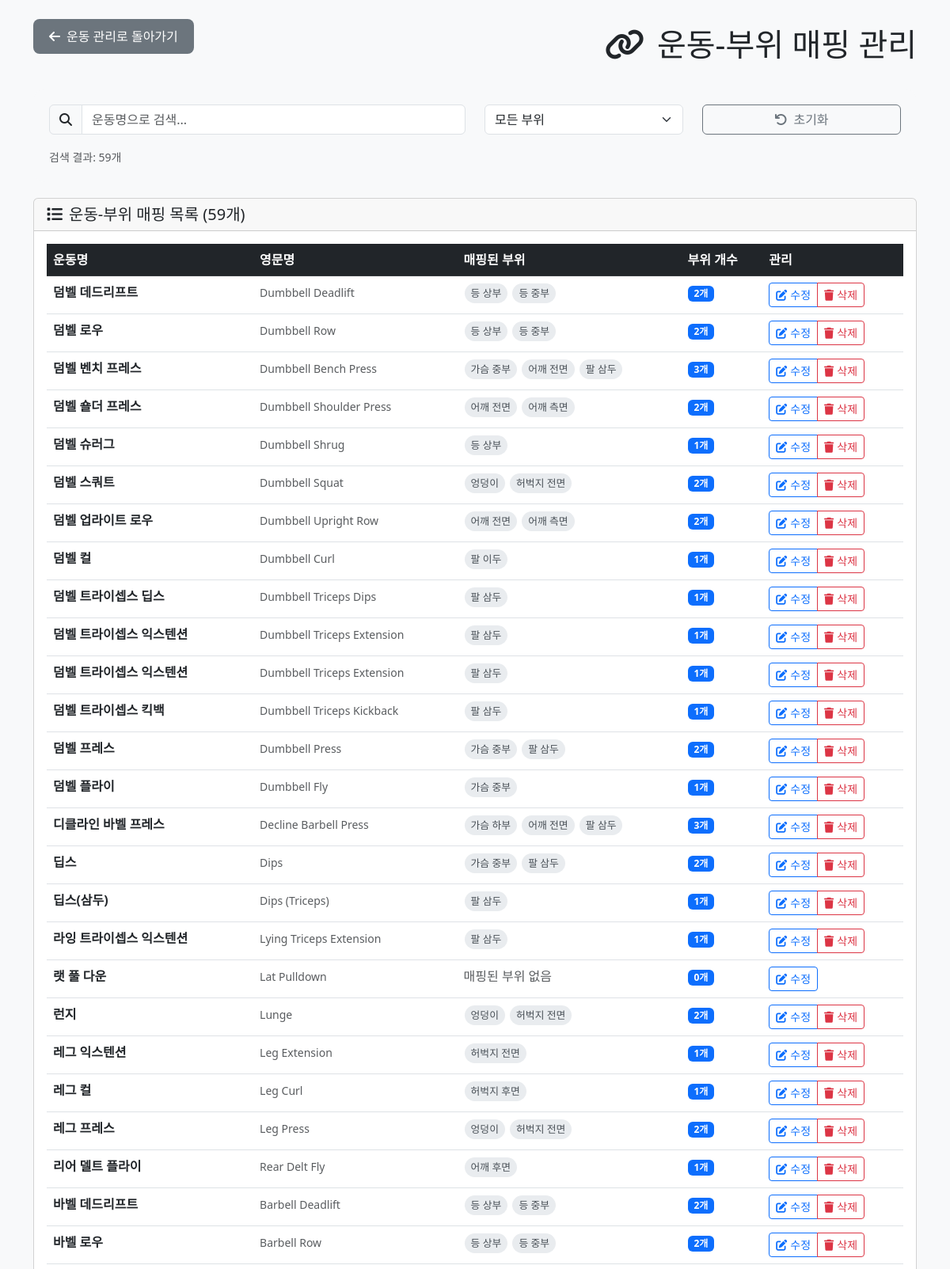
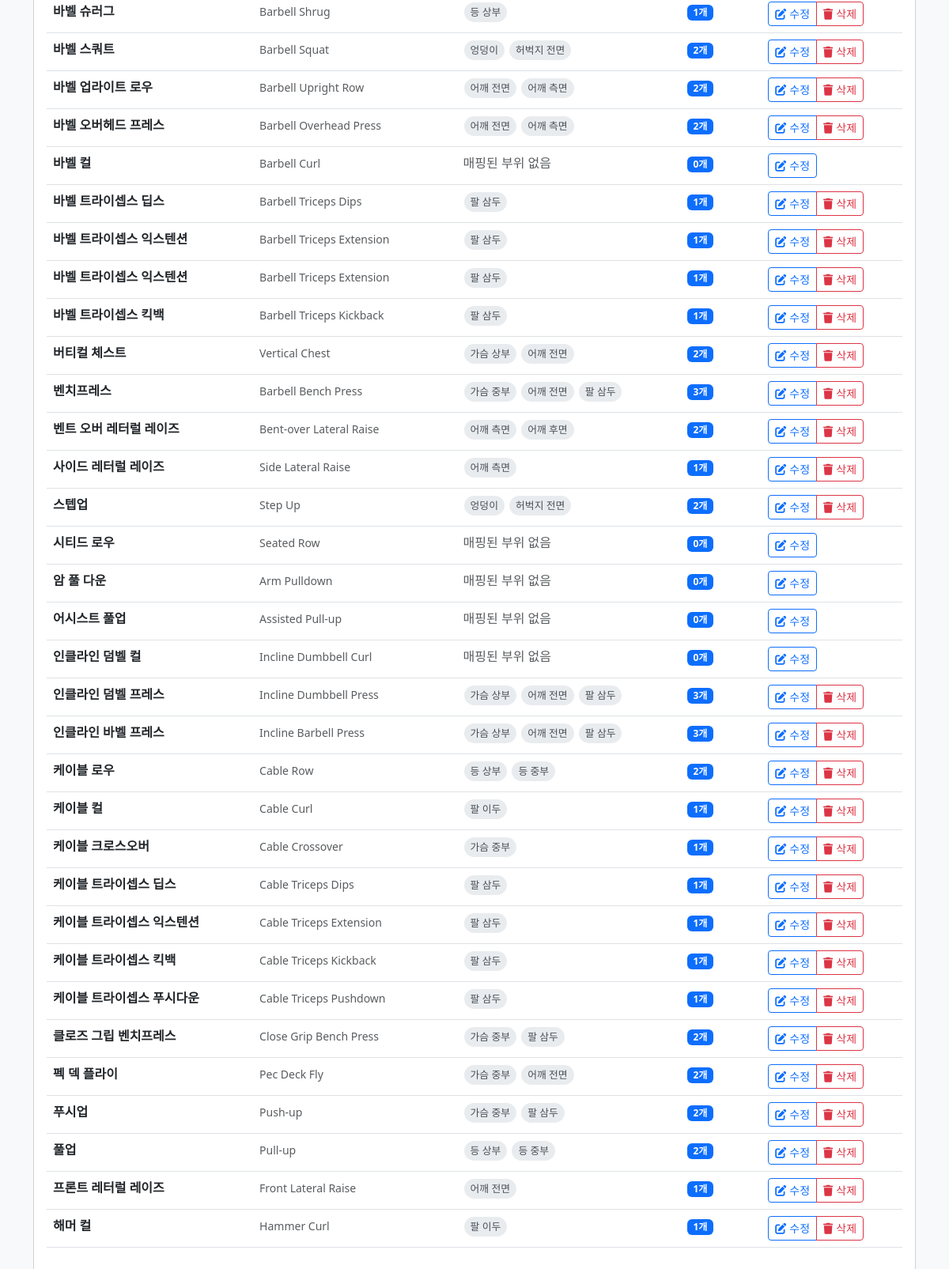
Page /admin/exercise_zone_mapping.php (signed in) on the earlier database version (2 pictures, top to bottom).
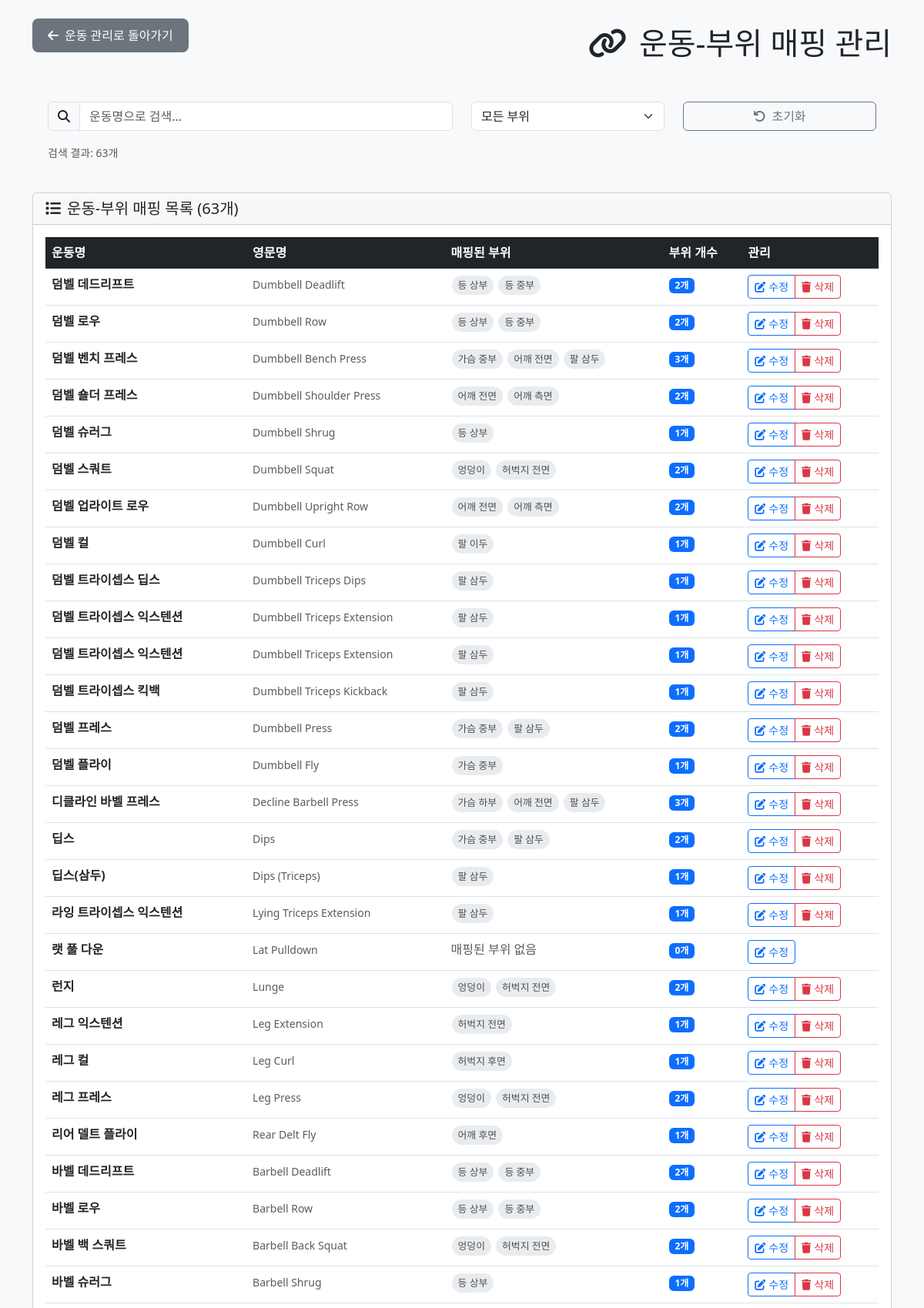
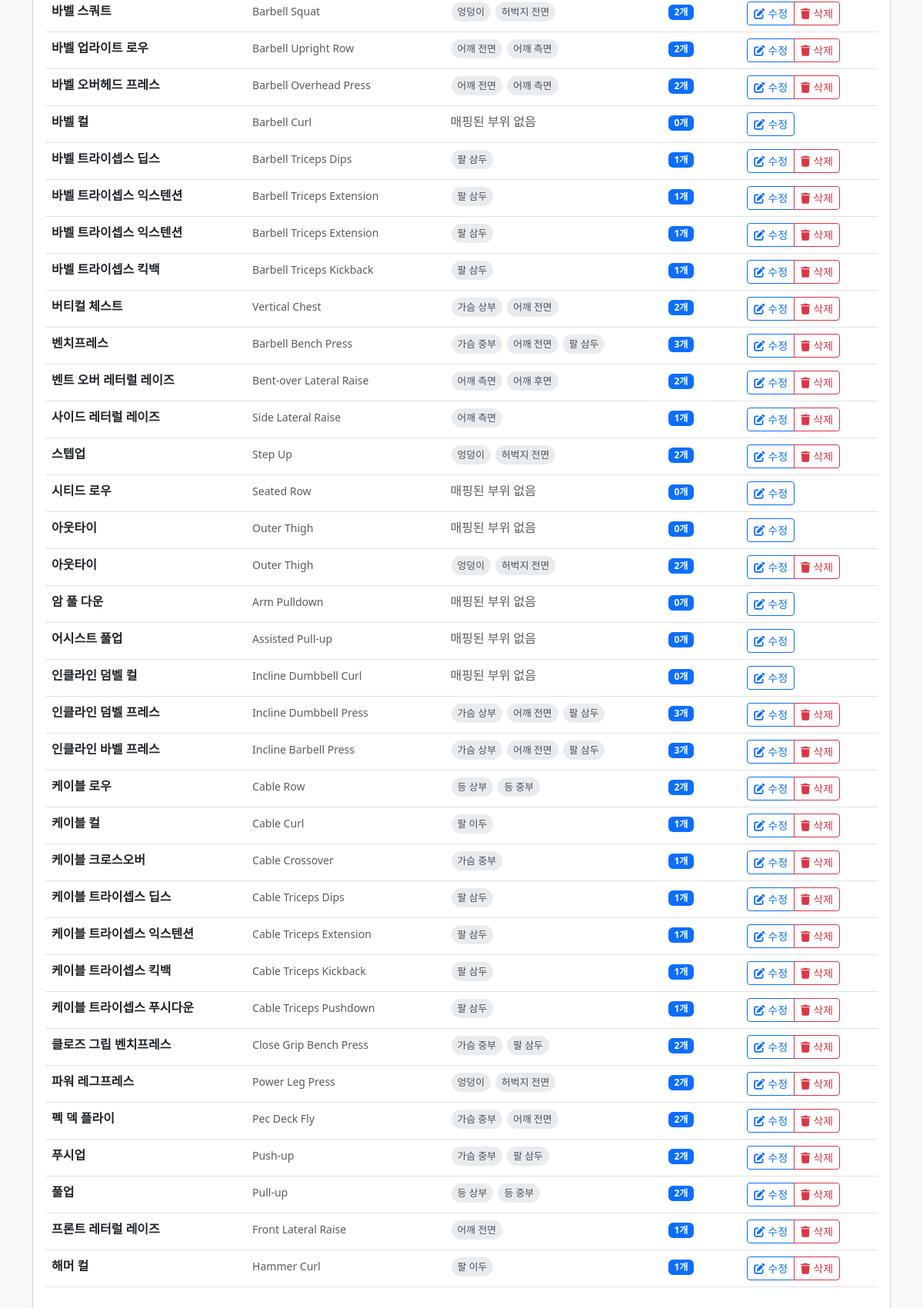
Same page on the later database version (2 pictures, top to bottom).
### tables this page shows
CREATE TABLE IF NOT EXISTS `m_exercise` (
  `ex_id` int(11) NOT NULL AUTO_INCREMENT,
  `name_kr` varchar(120) NOT NULL,
  `name_en` varchar(160) DEFAULT NULL,
  `equipment` varchar(60) DEFAULT NULL COMMENT 'Barbell/Dumbbell/Machine/Bodyweight',
  `equipment_kr` varchar(50) DEFAULT NULL COMMENT '장비명 (한글)',
  `angle` varchar(40) DEFAULT NULL COMMENT 'Flat/Incline/Decline 등',
  `angle_kr` varchar(50) DEFAULT NULL COMMENT '각도명 (한글)',
  `movement` varchar(40) DEFAULT NULL COMMENT 'Press/Pull/Extension/Curl 등',
  `movement_kr` varchar(50) DEFAULT NULL COMMENT '동작명 (한글)',
  `note` varchar(255) DEFAULT NULL,
  PRIMARY KEY (`ex_id`)
);

### admin/exercise_zone_mapping.php (the view, shortened to what this page needs)
<?php
$pdo = getDB();
$exercises = [];
try {
    $stmt = $pdo->query("
        SELECT e.*,
               COUNT(ez.zone_code) as zone_count,
               GROUP_CONCAT(DISTINCT z.zone_name_kr ORDER BY z.zone_name_kr SEPARATOR ', ') as zone_names
        FROM m_exercise e
        LEFT JOIN m_exercise_zone_target ez ON e.ex_id = ez.ex_id
        LEFT JOIN m_part_zone z ON ez.zone_code = z.zone_code
        GROUP BY e.ex_id
        ORDER BY e.name_kr
    ");
    $exercises = $stmt->fetchAll();
} catch (Exception $e) {
    $error = "운동 목록을 가져오는 중 오류가 발생했습니다: " . $e->getMessage();
}
?>
<!DOCTYPE html>
<html lang="ko">
<head>
    <link href="https://cdn.jsdelivr.net/npm/bootstrap@5.3.0/dist/css/bootstrap.min.css" rel="stylesheet">
    <link rel="stylesheet" href="https://cdnjs.cloudflare.com/ajax/libs/font-awesome/6.4.0/css/all.min.css">
</head>
<body class="bg-light">
    <div class="container mt-4">
        <div class="d-flex justify-content-between align-items-center mb-4">
            <a href="exercise_management.php" class="back-btn">
                <i class="fas fa-arrow-left me-2"></i>운동 관리로 돌아가기
            </a>
            <h1 class="mb-0">
                <i class="fas fa-link me-3"></i>운동-부위 매핑 관리
            </h1>
        </div>
        <div class="search-section">
            <div class="row">
                <div class="col-md-6">
                    <div class="input-group">
                        <span class="input-group-text"><i class="fas fa-search"></i></span>
                        <input type="text" class="form-control" id="searchInput" placeholder="운동명으로 검색...">
                    </div>
                </div>
                <div class="col-md-3">
                    <select class="form-select" id="zoneFilter">
                        <option value="">모든 부위</option>
                    </select>
                </div>
                <div class="col-md-3">
                    <button type="button" class="btn btn-outline-secondary w-100" onclick="resetFilters()">
                        <i class="fas fa-undo me-2"></i>초기화
                    </button>
                </div>
            </div>
            <div class="row mt-3">
                <div class="col-12">
                    <small class="text-muted">
                        검색 결과: <span id="resultCount"><?= count($exercises) ?></span>개
                    </small>
                </div>
            </div>
        </div>
        <div class="card">
            <div class="card-header">
                <h5 class="mb-0">
                    <i class="fas fa-list me-2"></i>운동-부위 매핑 목록 (<?= count($exercises) ?>개)
                </h5>
            </div>
            <div class="card-body">
                <div class="table-responsive">
                    <table class="table table-hover" id="exerciseTable">
                        <thead class="table-dark">
                            <tr>
                                <th>운동명</th>
                                <th>영문명</th>
                                <th>매핑된 부위</th>
                                <th>부위 개수</th>
                                <th>관리</th>
                            </tr>
                        </thead>
                        <tbody>
                            <?php foreach ($exercises as $exercise): ?>
                                <tr class="exercise-item"
                                    data-exercise-name="<?= htmlspecialchars($exercise['name_kr']) ?>"
                                    data-zone-names="<?= htmlspecialchars($exercise['zone_names'] ?? '') ?>">
                                    <td>
                                        <strong><?= htmlspecialchars($exercise['name_kr']) ?></strong>
                                    </td>
                                    <td>
                                        <small class="text-muted"><?= htmlspecialchars($exercise['name_en'] ?? '') ?></small>
                                    </td>
                                    <td>
                                        <?php if ($exercise['zone_names']): ?>
                                            <div class="zone-list">
                                                <?php
                                                $zoneArray = explode(', ', $exercise['zone_names']);
                                                foreach ($zoneArray as $zoneName):
                                                ?>
                                                    <span class="zone-badge"><?= htmlspecialchars(trim($zoneName)) ?></span>
                                                <?php endforeach; ?>
                                            </div>
                                        <?php else: ?>
                                            <span class="text-muted">매핑된 부위 없음</span>
                                        <?php endif; ?>
                                    </td>
                                    <td>
                                        <span class="badge bg-primary"><?= $exercise['zone_count'] ?>개</span>
                                    </td>
                                    <td>
                                        <div class="btn-group" role="group">
                                            <button type="button" class="btn btn-sm btn-outline-primary"
                                                    onclick="editMapping(<?= $exercise['ex_id'] ?>, '<?= htmlspecialchars($exercise['name_kr']) ?>')">
                                                <i class="fas fa-edit me-1"></i>수정
                                            </button>
                                            <?php if ($exercise['zone_count'] > 0): ?>
                                                <button type="button" class="btn btn-sm btn-outline-danger"
                                                        onclick="deleteMapping(<?= $exercise['ex_id'] ?>, '<?= htmlspecialchars($exercise['name_kr']) ?>')">
                                                    <i class="fas fa-trash me-1"></i>삭제
                                                </button>
                                            <?php endif; ?>
                                        </div>
                                    </td>
                                </tr>
                            <?php endforeach; ?>
                        </tbody>
                    </table>
                </div>
            </div>
        </div>
    </div>
</body>
</html>

### admin/exercise_zone_mapping.php (style rules this page uses)
.zone-badge { background: #e9ecef; color: #495057; padding: 3px 8px; border-radius: 15px; margin: 1px; display: inline-block; font-size: 0.8em; }
.back-btn { background: #6c757d; border: none; padding: 10px 20px; border-radius: 8px; color: white; text-decoration: none; display: inline-block; margin-bottom: 20px; }
.search-section { background: #f8f9fa; border-radius: 15px; padding: 20px; margin-bottom: 20px; }

Differences in the rows shown:
added m_exercise: name_kr "바벨 백 스쿼트", name_en "Barbell Back Squat", zoneName "엉덩이", zoneName "허벅지 전면", zone_count "2", shown under "운동-부위 매핑 목록 (63개)"
added m_exercise: name_kr "아웃타이", name_en "Outer Thigh", shows "매핑된 부위 없음", zone_count "0", shown under "운동-부위 매핑 목록 (63개)"
added m_exercise: name_kr "아웃타이", name_en "Outer Thigh", zoneName "엉덩이", zoneName "허벅지 전면", zone_count "2", shown under "운동-부위 매핑 목록 (63개)"
added m_exercise: name_kr "파워 레그프레스", name_en "Power Leg Press", zoneName "엉덩이", zoneName "허벅지 전면", zone_count "2", shown under "운동-부위 매핑 목록 (63개)"
Other differences:
count($exercises): "59" → "63"
